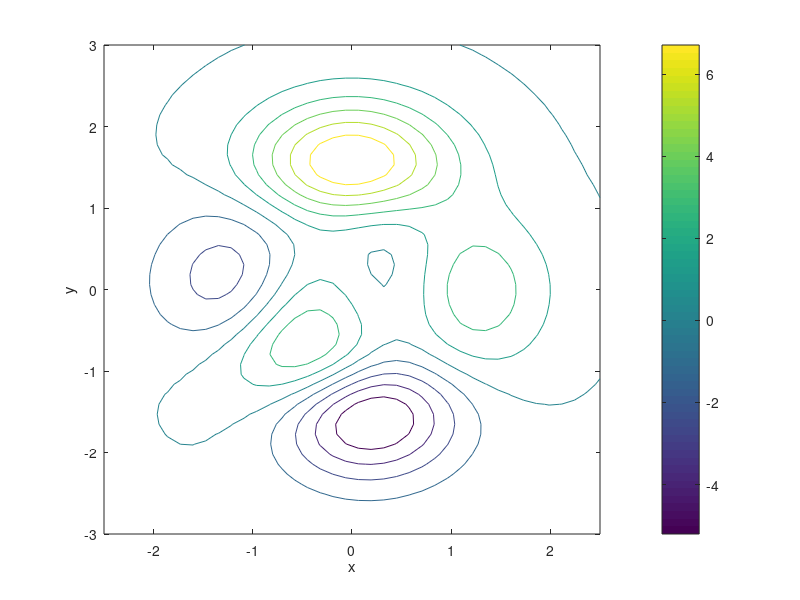

MATLAB code to generate this figure: (Note: this script raises an error after producing the figure.)


%[X,Y,Z] = peaks; % 49x49 surface surface
[X,Y] = meshgrid(linspace(-2.5,2.5,40),linspace(-3,3,50));
Z = peaks(X,Y);

figure(1);clf;
%surf(X,Y,Z);
contour(X,Y,Z); colorbar
xlabel('x'); ylabel('y');
%view(-19,48)
hold on

opts = optimset('fminsearch');
opts.OutputFcn = @optimplot;
opts.Display = 'iter';
[Xfinal, fval, exitFlag, output] = fminsearch(@(x) peaks(x(1),x(2)), [0 0], opts);
title('fminsearch')

figure(2);clf;
%surf(X,Y,Z);
contour(X,Y,Z); colorbar
xlabel('x'); ylabel('y');
%view(-19,48)
hold on

opts = optimset('fminunc');
opts.OutputFcn = @optimplot;
opts.Display = 'iter';
Xfinal = fminunc(@(x) peaks(x(1),x(2)), [0 0], opts);
title('fminunc')
